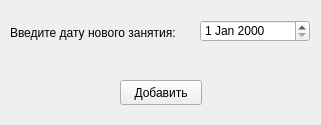
<?xml version="1.0" encoding="UTF-8"?>
<ui version="4.0">
 <class>AddDateDialog</class>
 <widget class="QMainWindow" name="AddDateDialog">
  <property name="windowModality">
   <enum>Qt::WindowModal</enum>
  </property>
  <property name="geometry">
   <rect>
    <x>0</x>
    <y>0</y>
    <width>321</width>
    <height>125</height>
   </rect>
  </property>
  <property name="sizePolicy">
   <sizepolicy hsizetype="Fixed" vsizetype="Fixed">
    <horstretch>0</horstretch>
    <verstretch>0</verstretch>
   </sizepolicy>
  </property>
  <property name="minimumSize">
   <size>
    <width>321</width>
    <height>125</height>
   </size>
  </property>
  <property name="maximumSize">
   <size>
    <width>321</width>
    <height>125</height>
   </size>
  </property>
  <property name="windowTitle">
   <string>Добавление занятия</string>
  </property>
  <widget class="QWidget" name="centralwidget">
   <widget class="QLabel" name="label">
    <property name="geometry">
     <rect>
      <x>10</x>
      <y>25</y>
      <width>181</width>
      <height>16</height>
     </rect>
    </property>
    <property name="text">
     <string>Введите дату нового занятия:</string>
    </property>
   </widget>
   <widget class="QDateEdit" name="NewDateEdit">
    <property name="geometry">
     <rect>
      <x>200</x>
      <y>20</y>
      <width>110</width>
      <height>22</height>
     </rect>
    </property>
   </widget>
   <widget class="QPushButton" name="AddBtn">
    <property name="geometry">
     <rect>
      <x>120</x>
      <y>80</y>
      <width>82</width>
      <height>25</height>
     </rect>
    </property>
    <property name="text">
     <string>Добавить</string>
    </property>
   </widget>
  </widget>
 </widget>
 <resources/>
 <connections/>
</ui>
